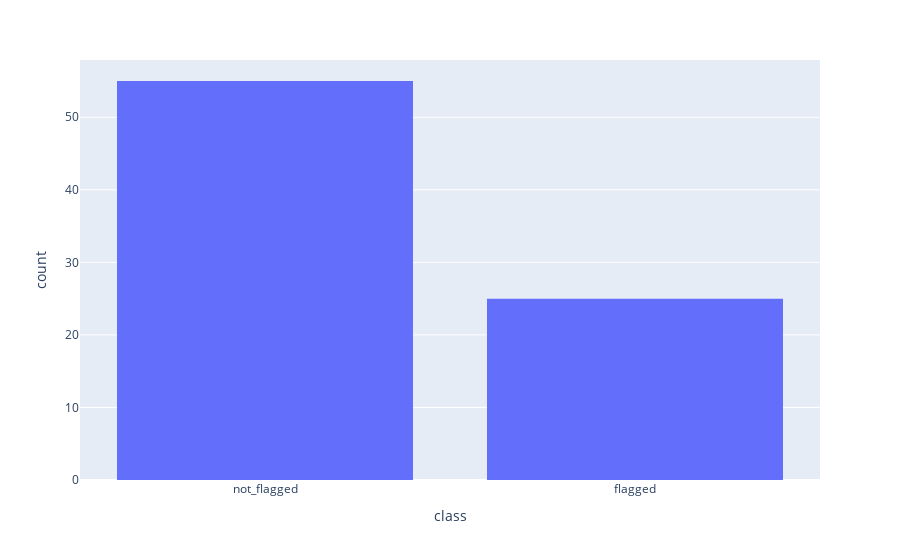

Write notebook code for a chart like this one.
### Code cell
import plotly.express as px
fig = px.histogram(df, x='class')
fig.show()

### Figure 1 — Plotly figure (JSON) as saved in the notebook; plotly's stock layout.template omitted (floating-point values rounded to 4 significant figures)
{"data": [{"alignmentgroup": "True", "bingroup": "x", "hovertemplate": "class=%{x}<br>count=%{y}<extra></extra>", "legendgroup": "", "marker": {"color": "#636efa", "pattern": {"shape": ""}}, "name": "", "offsetgroup": "", "orientation": "v", "showlegend": false, "type": "histogram", "x": ["not_flagged", "flagged", "flagged", "not_flagged", "not_flagged", "not_flagged", "flagged", "flagged", "not_flagged", "flagged", "not_flagged", "flagged", "not_flagged", "not_flagged", "not_flagged", "flagged", "not_flagged", "not_flagged", "not_flagged", "not_flagged", "not_flagged", "flagged", "flagged", "not_flagged", "not_flagged", "flagged", "flagged", "not_flagged", "flagged", "not_flagged", "not_flagged", "not_flagged", "not_flagged", "not_flagged", "not_flagged", "not_flagged", "flagged", "not_flagged", "flagged", "not_flagged", "flagged", "not_flagged", "not_flagged", "not_flagged", "not_flagged", "not_flagged", "not_flagged", "not_flagged", "flagged", "not_flagged", "not_flagged", "flagged", "not_flagged", "not_flagged", "not_flagged", "not_flagged", "not_flagged", "flagged", "not_flagged", "flagged", "not_flagged", "flagged", "not_flagged", "not_flagged", "flagged", "not_flagged", "not_flagged", "not_flagged", "not_flagged", "not_flagged", "not_flagged", "not_flagged", "flagged", "not_flagged", "flagged", "not_flagged", "flagged", "not_flagged", "flagged", "not_flagged"], "xaxis": "x", "yaxis": "y"}], "layout": {"barmode": "relative", "legend": {"tracegroupgap": 0}, "margin": {"t": 60}, "xaxis": {"anchor": "y", "domain": [0, 1], "title": {"text": "class"}}, "yaxis": {"anchor": "x", "domain": [0, 1], "title": {"text": "count"}}}}
